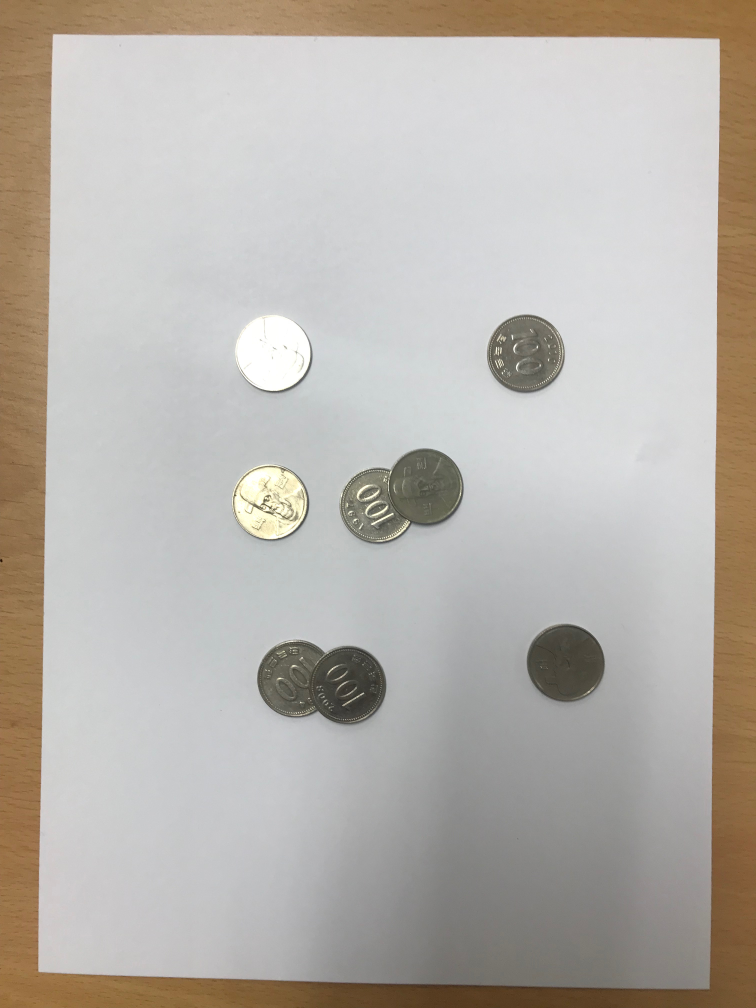
#> input picture homework/1_coin_segmeentation/resources/coin_2.jpg, 3024 x 4032 px (shown at 1/4 size)
$ jupyter execute coin_2.ipynb
#> lines starting #> are read from the running program, lines starting #| are printed output that depends on the picture
[cell 1]
import numpy as np
import cv2
from matplotlib import pyplot as plt

# load the image
img = cv2.imread('resources/coin_2.jpg')
#> img is the input picture: shape (4032, 3024, 3); mean B, G, R 171.5, 178.1, 183.4

plt.rcParams['figure.figsize'] = (4,3)

# convert image for display
plt.imshow(cv2.cvtColor(img, cv2.COLOR_BGR2RGB))
plt.title('Original Image')
plt.show()

[cell 2]
# gray scaled image and blurred image
imS = cv2.resize(img, (1024, 1280))
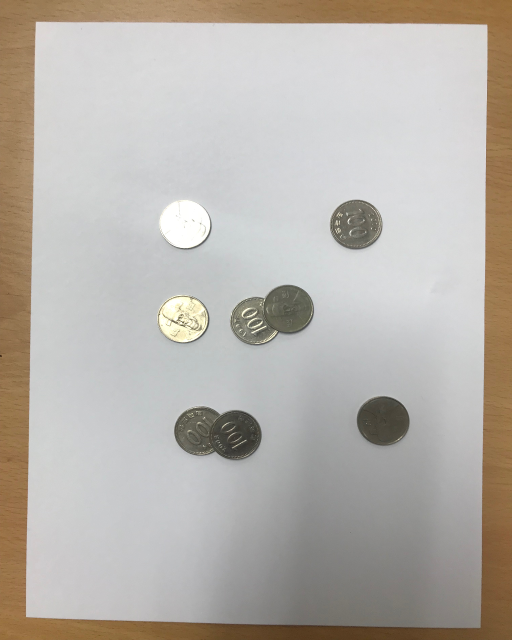
#> imS: shape (1280, 1024, 3) (shown at 1/2 size); mean B, G, R 171.4, 178.1, 183.3
imS = cv2.medianBlur(imS,5)

# convert to gray
gray = cv2.cvtColor(imS, cv2.COLOR_BGR2GRAY)
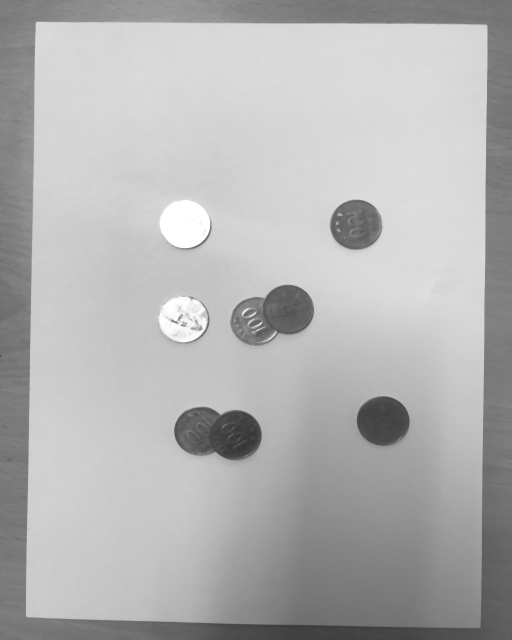
#> gray: shape (1280, 1024) (shown at 1/2 size); min 53, max 255, mean 178.9

# blur the image using gaussian blur
gray_blur = cv2.GaussianBlur(gray, (21, 21), 0)

plt.rcParams['figure.figsize'] = (4,3)
plt.imshow(gray_blur, cmap='gray')
plt.title('Blurred Gray Image')
plt.show()

[cell 3]
# draw the circles
circles = cv2.HoughCircles(gray_blur,cv2.HOUGH_GRADIENT,1,50,param1=50,param2=30,minRadius=0,maxRadius=0)
#> circles = [[709.5, 449.5, 49.2], [577.5, 619.5, 49.4], [471.5, 871.5, 51], [394.5, 862.5, 46.3], [762.5, 842.5, 49.4], [369.5, 445.5, 49.1], [367.5, 637.5, 45.7]]

circles = np.uint16(np.around(circles))
#> circles = [[710, 450, 49], [578, 620, 49], [472, 872, 51], [394, 862, 46], [762, 842, 49], [370, 446, 49], [368, 638, 46]]
n=1
for i in circles[0,:]:
    # draw the outer circle
    cv2.circle(imS,(i[0],i[1]),i[2],(0,255,0),2)
    # draw the center of the circle
    cv2.circle(imS,(i[0],i[1]),2,(0,0,255),3)
    n+=1
#> this loop made 7 passes
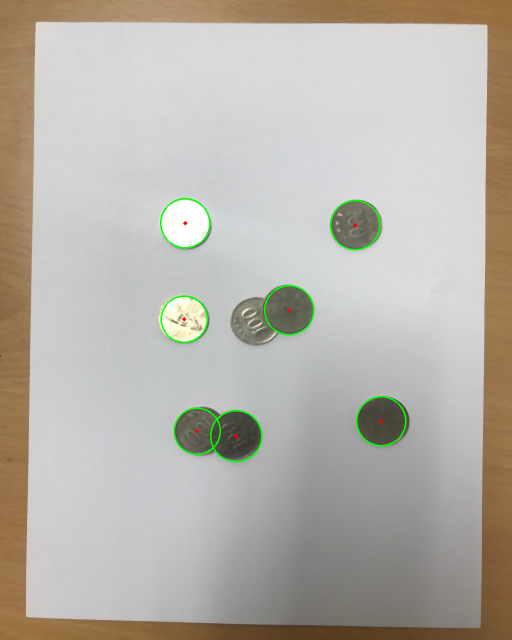
#> imS: shape (1280, 1024, 3) (shown at 1/2 size); mean B, G, R 170.8, 178.6, 182.7
#> after the loop, n = 8

plt.rcParams['figure.figsize'] = (16,9)
plt.imshow(cv2.cvtColor(imS, cv2.COLOR_BGR2RGB))
plt.title("Final result")
plt.show()

print("# coins : " + str(circles.shape[1]))
#| # coins : 7

$ run again, with homework/1_coin_segmeentation/resources/coin_3.jpg copied over homework/1_coin_segmeentation/resources/coin_2.jpg
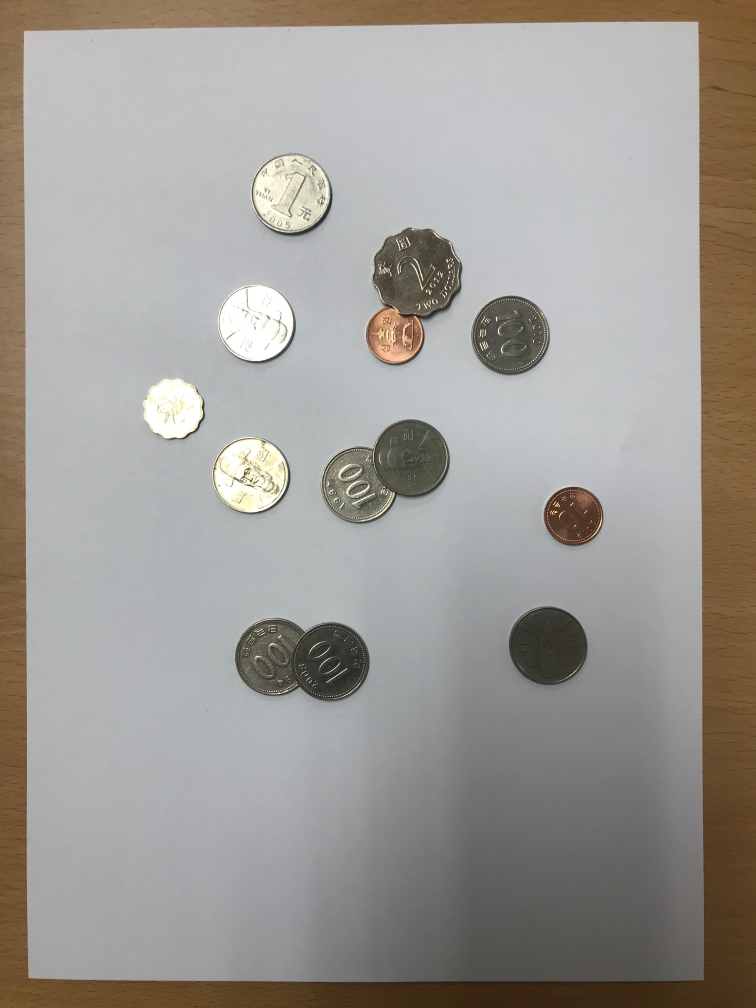
#> input picture homework/1_coin_segmeentation/resources/coin_3.jpg, 3024 x 4032 px (shown at 1/4 size)
#> img is the input picture: shape (4032, 3024, 3); mean B, G, R 149.8, 154.6, 158.1
#> `gray = cv2.cvtColor(imS, cv2.COLOR_BGR2GRAY)`:
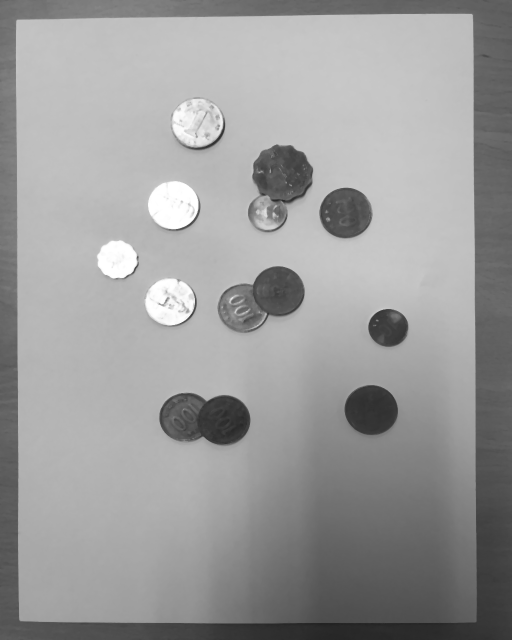
#> gray: shape (1280, 1024) (shown at 1/2 size); min 33, max 255, mean 155.1
#> `circles = cv2.HoughCircles(gray_blur,cv2.HOUGH_GRADIENT,1,50,param1=50..`: circles = 13 rows, first 8: [394.5, 242.5, 50], [450.5, 839.5, 49.1], [559.5, 583.5, 49.1], [737.5, 819.5, 48.5], [689.5, 426.5, 50.1], [348.5, 409.5, 47.4], [341.5, 602.5, 45.9], [566.5, 349.5, 58.6]
#> `circles = np.uint16(np.around(circles))`: circles = 13 rows, first 8: [394, 242, 50], [450, 840, 49], [560, 584, 49], [738, 820, 48], [690, 426, 50], [348, 410, 47], [342, 602, 46], [566, 350, 59]
#> the loop `for i in circles[0,:]:` made 13 passes
#> after the loop `for i in circles[0,:]:`:
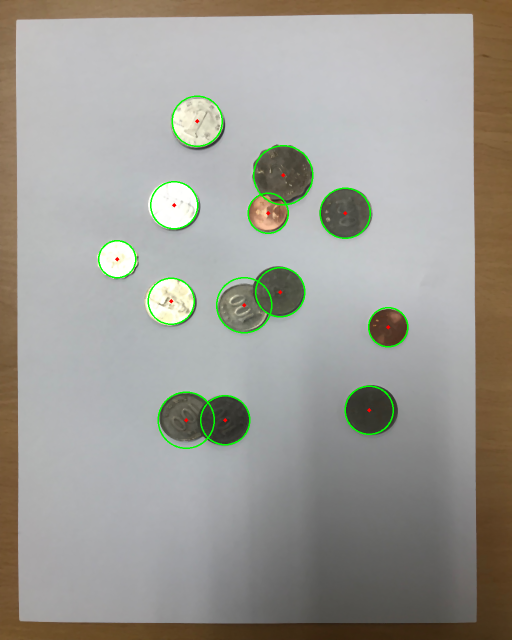
#> imS: shape (1280, 1024, 3) (shown at 1/2 size); mean B, G, R 148.5, 155.5, 156.8
#> after the loop `for i in circles[0,:]:`: n = 14
#| # coins : 13

$ run again, with homework/1_coin_segmeentation/resources/coin_4.jpg copied over homework/1_coin_segmeentation/resources/coin_2.jpg
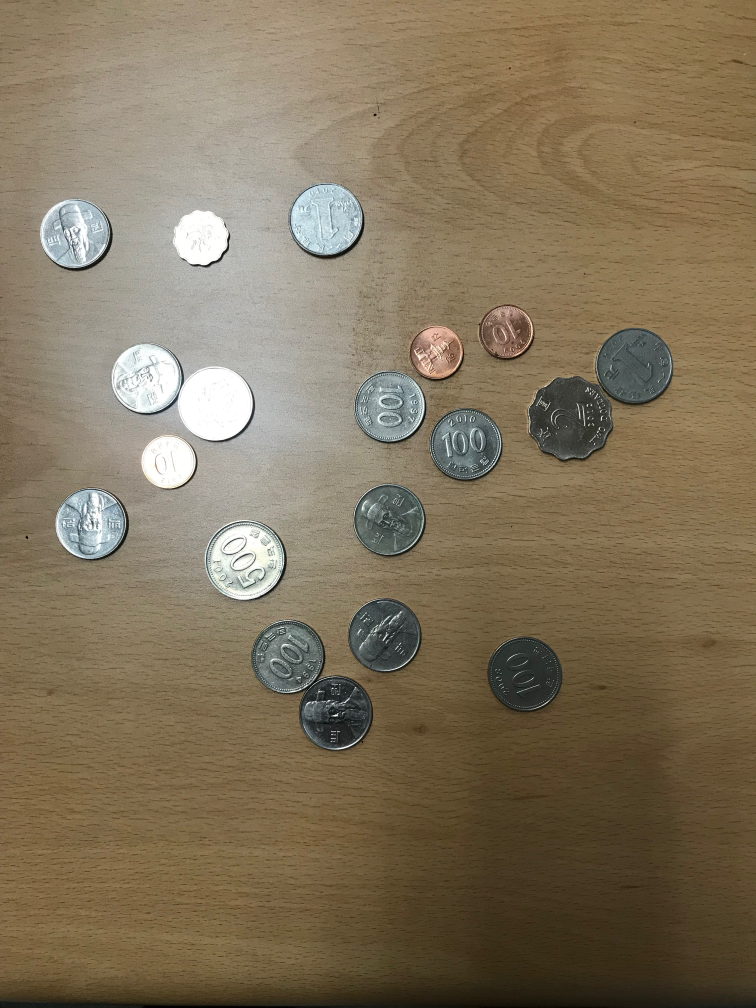
#> input picture homework/1_coin_segmeentation/resources/coin_4.jpg, 3024 x 4032 px (shown at 1/4 size)
#> img is the input picture: shape (4032, 3024, 3); mean B, G, R 91, 115.2, 129.4
#> `gray = cv2.cvtColor(imS, cv2.COLOR_BGR2GRAY)`:
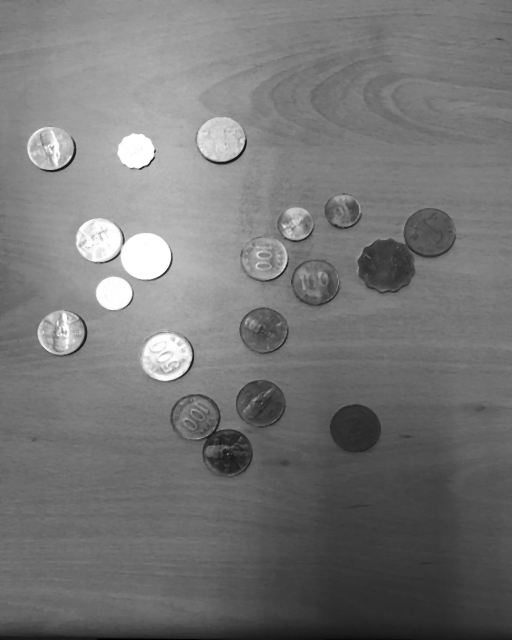
#> gray: shape (1280, 1024) (shown at 1/2 size); min 0, max 255, mean 117.3
#> `circles = cv2.HoughCircles(gray_blur,cv2.HOUGH_GRADIENT,1,50,param1=50..`: circles = 16 rows, first 8: [195.5, 480.5, 44.4], [527.5, 661.5, 48.5], [291.5, 515.5, 50.1], [442.5, 282.5, 48.8], [120.5, 663.5, 45.9], [332.5, 715.5, 48.5], [860.5, 465.5, 50.5], [227.5, 587.5, 35.2]
#> `circles = np.uint16(np.around(circles))`: circles = 16 rows, first 8: [196, 480, 44], [528, 662, 48], [292, 516, 50], [442, 282, 49], [120, 664, 46], [332, 716, 48], [860, 466, 50], [228, 588, 35]
#> the loop `for i in circles[0,:]:` made 16 passes
#> after the loop `for i in circles[0,:]:`:
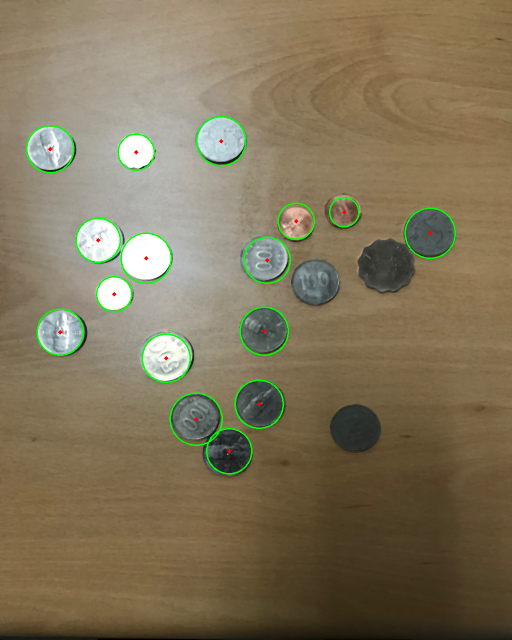
#> imS: shape (1280, 1024, 3) (shown at 1/2 size); mean B, G, R 90.2, 116.9, 128.7
#> after the loop `for i in circles[0,:]:`: n = 17
#| # coins : 16
